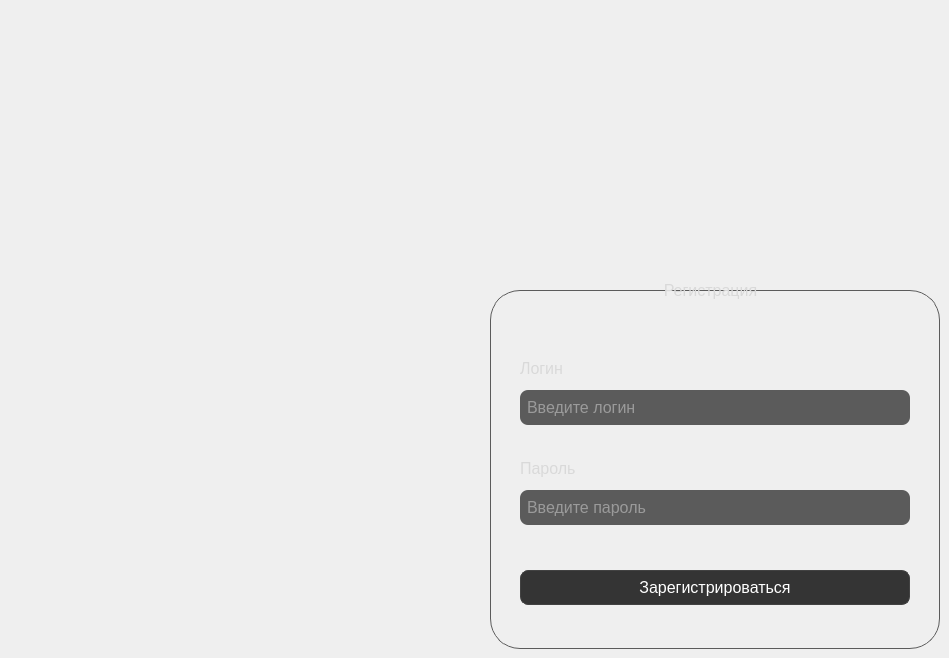
    <widget class="QWidget" name="register_page_2">
     <widget class="QLabel" name="register_page_2_back">
      <property name="geometry">
       <rect>
        <x>30</x>
        <y>30</y>
        <width>86</width>
        <height>23</height>
       </rect>
      </property>
      <property name="text">
       <string/>
      </property>
      <property name="pixmap">
       <pixmap>assets/back.png</pixmap>
      </property>
     </widget>
     <widget class="QFrame" name="register_page_2_frame">
      <property name="geometry">
       <rect>
        <x>490</x>
        <y>290</y>
        <width>450</width>
        <height>359</height>
       </rect>
      </property>
      <property name="minimumSize">
       <size>
        <width>450</width>
        <height>320</height>
       </size>
      </property>
      <property name="maximumSize">
       <size>
        <width>399</width>
        <height>16777215</height>
       </size>
      </property>
      <property name="styleSheet">
       <string notr="true">border: 1px solid rgb(91, 91, 91);
border-radius: 30px;</string>
      </property>
      <property name="frameShape">
       <enum>QFrame::StyledPanel</enum>
      </property>
      <property name="frameShadow">
       <enum>QFrame::Raised</enum>
      </property>
      <widget class="QWidget" name="register_page_2_login" native="true">
       <property name="geometry">
        <rect>
         <x>30</x>
         <y>40</y>
         <width>399</width>
         <height>101</height>
        </rect>
       </property>
       <property name="minimumSize">
        <size>
         <width>0</width>
         <height>101</height>
        </size>
       </property>
       <property name="styleSheet">
        <string notr="true">border: none</string>
       </property>
       <widget class="QLabel" name="register_page_2_login_header">
        <property name="geometry">
         <rect>
          <x>0</x>
          <y>30</y>
          <width>67</width>
          <height>17</height>
         </rect>
        </property>
        <property name="minimumSize">
         <size>
          <width>0</width>
          <height>17</height>
         </size>
        </property>
        <property name="font">
         <font>
          <pointsize>12</pointsize>
         </font>
        </property>
        <property name="styleSheet">
         <string notr="true">color: rgb(217, 217, 217);</string>
        </property>
        <property name="text">
         <string>Логин</string>
        </property>
       </widget>
       <widget class="QLineEdit" name="register_page_2_login_lineedit">
        <property name="geometry">
         <rect>
          <x>0</x>
          <y>60</y>
          <width>390</width>
          <height>35</height>
         </rect>
        </property>
        <property name="minimumSize">
         <size>
          <width>0</width>
          <height>35</height>
         </size>
        </property>
        <property name="font">
         <font>
          <pointsize>12</pointsize>
         </font>
        </property>
        <property name="styleSheet">
         <string notr="true">color: rgb(217, 217, 217);
border-color: rgb(66, 66, 66);
background-color: rgb(91, 91, 91);
border-radius: 8px;
padding: 5px;</string>
        </property>
        <property name="text">
         <string/>
        </property>
        <property name="placeholderText">
         <string>Введите логин</string>
        </property>
       </widget>
      </widget>
      <widget class="QWidget" name="register_page_2_psswrd" native="true">
       <property name="geometry">
        <rect>
         <x>30</x>
         <y>140</y>
         <width>399</width>
         <height>101</height>
        </rect>
       </property>
       <property name="minimumSize">
        <size>
         <width>0</width>
         <height>101</height>
        </size>
       </property>
       <property name="styleSheet">
        <string notr="true">border: none</string>
       </property>
       <widget class="QLabel" name="register_page_2_psswrd_label">
        <property name="geometry">
         <rect>
          <x>0</x>
          <y>30</y>
          <width>67</width>
          <height>17</height>
         </rect>
        </property>
        <property name="minimumSize">
         <size>
          <width>0</width>
          <height>17</height>
         </size>
        </property>
        <property name="font">
         <font>
          <pointsize>12</pointsize>
         </font>
        </property>
        <property name="styleSheet">
         <string notr="true">color: rgb(217, 217, 217);</string>
        </property>
        <property name="text">
         <string>Пароль</string>
        </property>
       </widget>
       <widget class="QLineEdit" name="register_page_2_psswrd_lineedit">
        <property name="geometry">
         <rect>
          <x>0</x>
          <y>60</y>
          <width>390</width>
          <height>35</height>
         </rect>
        </property>
        <property name="minimumSize">
         <size>
          <width>0</width>
          <height>35</height>
         </size>
        </property>
        <property name="font">
         <font>
          <pointsize>12</pointsize>
         </font>
        </property>
        <property name="styleSheet">
         <string notr="true">color: rgb(217, 217, 217);
border-color: rgb(66, 66, 66);
background-color: rgb(91, 91, 91);
border-radius: 8px;
padding: 5px;</string>
        </property>
        <property name="text">
         <string/>
        </property>
        <property name="echoMode">
         <enum>QLineEdit::Password</enum>
        </property>
        <property name="placeholderText">
         <string>Введите пароль</string>
        </property>
       </widget>
      </widget>
      <widget class="QPushButton" name="register_page_2_btn">
       <property name="enabled">
        <bool>true</bool>
       </property>
       <property name="geometry">
        <rect>
         <x>30</x>
         <y>280</y>
         <width>390</width>
         <height>35</height>
        </rect>
       </property>
       <property name="minimumSize">
        <size>
         <width>0</width>
         <height>35</height>
        </size>
       </property>
       <property name="maximumSize">
        <size>
         <width>16777215</width>
         <height>10000</height>
        </size>
       </property>
       <property name="font">
        <font>
         <pointsize>12</pointsize>
        </font>
       </property>
       <property name="styleSheet">
        <string notr="true">QPushButton {
	background-color:rgb(52, 52, 52);
	border-color: rgb(66, 66, 66);
	color: rgb(255, 255, 255);
	border-radius: 8px;	
}
QPushButton:hover {
    background-color: rgba(255, 255, 255, 0.3);
	color: rgb(52, 52, 52);
	cursor: hand;
}</string>
       </property>
       <property name="text">
        <string>Зарегистрироваться</string>
       </property>
       <property name="iconSize">
        <size>
         <width>16</width>
         <height>16</height>
        </size>
       </property>
      </widget>
     </widget>
     <widget class="QLabel" name="register_page_2_hedaer">
      <property name="geometry">
       <rect>
        <x>640</x>
        <y>280</y>
        <width>141</width>
        <height>20</height>
       </rect>
      </property>
      <property name="font">
       <font>
        <pointsize>12</pointsize>
       </font>
      </property>
      <property name="styleSheet">
       <string notr="true">border: none;
color: rgb(217, 217, 217)</string>
      </property>
      <property name="text">
       <string>Регистрация</string>
      </property>
      <property name="alignment">
       <set>Qt::AlignCenter</set>
      </property>
     </widget>
    </widget>
